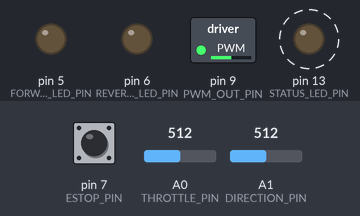
This sketch was run on a simulated Arduino Nano Every. Parts: switched loads named in the sketch (green lamp = pin HIGH), output pins drawn as LEDs (lit = HIGH). Dashed ring = blinking. The test bench sets the inputs (shaded band); at power-on: A1 (DIRECTION_PIN) = 512, pin 7 (ESTOP_PIN) HIGH, A0 (THROTTLE_PIN) = 512.

Above: at 1.2 s.
1.3 s: A1 (DIRECTION_PIN) set to 662
4.3 s: A1 (DIRECTION_PIN) set to 690
At 4.95 s:
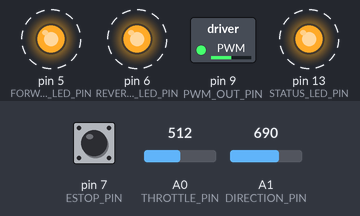
7.3 s: pin 7 (ESTOP_PIN) pulled LOW for 0.15 s
At 7.88 s:
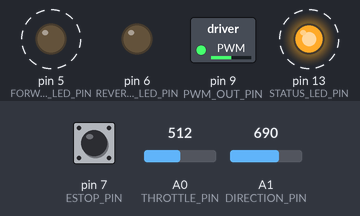
10.3 s: A0 (THROTTLE_PIN) set to 23
13.3 s: A0 (THROTTLE_PIN) set to 18
At 14.1 s:
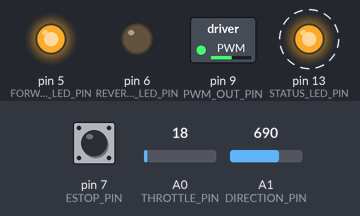
16.3 s: pin 7 (ESTOP_PIN) pulled LOW for 1 s
At 16.97 s:
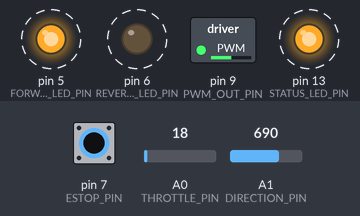
Timing chart, 0 to 20.3 s (numbered marks = the images above; inputs shaded):
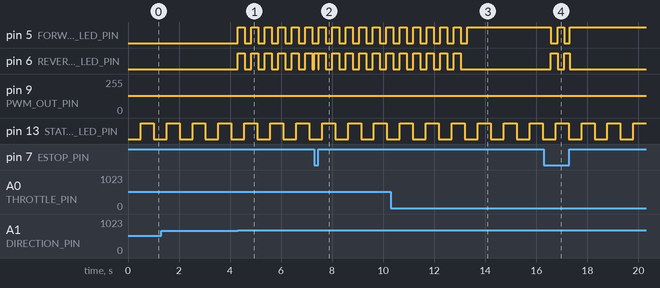

The sketch:

LocomotiveTestController_AnalogVoltage_Failsafe.ino
```cpp
/*
  LOCOMOTIVE TEST CONTROLLER
  Arduino Nano Every + Dual Sabertooth 2x60 (Analog Voltage, Independent Mode)

  No Dimension Engineering library required -- drives the Sabertooths with a
  real 0-5V analog voltage on S1/S2 (jumpered together at each board's
  terminal block), generated from a filtered + biased PWM output.

  Sabertooth DIP switches (SAME on both boards):
    1 = ON, 2 = ON   -> Analog voltage control mode
    3 = ON           -> Cutoff disabled (power-supply mode). Recommended for
                         two 12V lithium batteries in series with their own
                         internal BMS -- Sabertooth's own lithium cutoff
                         assumes bare series cells and may misjudge a
                         two-12V-pack-in-series configuration. Confirm your
                         batteries have BMS-level low-voltage protection.
    4 = OFF          -> Independent mode (S1 -> Motor 1, S2 -> Motor 2;
                         since S1/S2 are jumpered together at the terminal
                         block, both motors always get the same command)
    5 = ON           -> Linear response
    6 = ON           -> Full 0-5V input range (not 4x-sensitivity mode)

  0V = full reverse, 2.5V = stop, 5V = full forward on S1/S2.

  ---- Failsafes added in this version ----

    1) Graceful stop on direction-change events.
      When direction transitions from Forward/Reverse into Center, or
      rapidly flips Forward<->Reverse, the commanded speed ramps down
      smoothly to zero. Ramp time scales with current speed: full speed
      takes 2.5 seconds, lower speeds take proportionally less time.

  2) Re-arming interlock: whenever the direction switch moves OUT of
     center into Forward or Reverse, the throttle output stays locked at
     zero until the throttle pot is confirmed back at (or very near) its
     zero position, regardless of what direction is selected or what the
     pot is currently reading. Only once the pot has been seen at zero
     does the controller "arm" and start responding to the throttle
     normally. This also applies at power-on: if the direction switch
     happens to already be in Forward/Reverse and the throttle pot is
     not at zero when the board boots, the outputs stay locked at stop
     until the pot is brought to zero -- so an unexpected switch/pot
     position at startup can't cause unexpected motion either.

  3) E-stop input (D7, active low): pulling D7 low ramps the throttle to
     zero the same way a direction-switch change does, then locks it out
     the same way -- the pot must be brought back to zero (with D7 back
     high) before the throttle re-arms. While active, both direction LEDs
     blink back and forth.
*/

// ---------- Pin assignments ----------
const uint8_t THROTTLE_PIN = A0;  // 10k throttle pot wiper
const uint8_t DIRECTION_PIN = A1; // direction switch w/ 10k/10k divider
const uint8_t PWM_OUT_PIN = 9;    // -> R1/C1 filter -> jumpered S1/S2
const uint8_t STATUS_LED_PIN = 13;
const uint8_t FORWARD_LED_PIN = 5; // lit = forward, blinking = forward but throttle-locked
const uint8_t REVERSE_LED_PIN = 6; // lit = reverse, blinking = reverse but throttle-locked
const uint8_t ESTOP_PIN = 7;       // pulled low by e-stop circuit to trigger emergency stop

// ---------- Direction switch decoding ----------
enum Direction
{
  DIR_REVERSE,
  DIR_NEUTRAL,
  DIR_FORWARD
};

const int DIR_LOW_THRESHOLD = 340;  // below this = switch grounded = reverse
const int DIR_HIGH_THRESHOLD = 680; // above this = switch to +5V = forward

// ---------- Throttle shaping ----------
const int THROTTLE_DEADBAND = 15;     // ignore small pot noise near zero
                                      // when computing running speed
const int THROTTLE_ZERO_RAW_MAX = 20; // raw ADC value (0-1023) at/below
                                      // which the pot counts as "fully
                                      // counterclockwise" for re-arming

// ---------- PWM output ----------
// analogWrite() duty 0-255 maps linearly to the filtered 0-5V output.
const uint8_t PWM_STOP = 128; // ~2.5V = stop

// ---------- Interlock state ----------
// Starts locked so an unexpected switch/pot position at power-on can't
// cause immediate motion -- see failsafe #2 above.
bool throttleLocked = true;

// ---------- Direction-change deceleration ----------
const unsigned long MAX_CENTER_STOP_MS = 2500; // full-speed stop time
Direction previousDir = DIR_NEUTRAL;
bool centerStopRampActive = false;
int centerStopInitialSpeed = 0; // signed speed at ramp start
unsigned long centerStopStartMs = 0;
unsigned long centerStopDurationMs = 0;

// Tracks the most recent commanded speed so a direction change can ramp
// down from the actual current command rather than jumping to zero.
int lastCommandedSpeed = 0;

// ---------- E-stop state ----------
bool estopActive = false;
bool previousEstopActive = false;

// ---------- Heartbeat LED ----------
unsigned long lastBlinkMs = 0;
bool ledState = false;
const unsigned long BLINK_INTERVAL_MS = 500;

// ---------- Direction indicator LEDs ----------
unsigned long lastDirBlinkMs = 0;
bool dirLedBlinkState = false;
const unsigned long DIR_BLINK_INTERVAL_MS = 250;

void setup()
{
  pinMode(PWM_OUT_PIN, OUTPUT);
  analogWrite(PWM_OUT_PIN, PWM_STOP); // defined "stop" as early as possible

  pinMode(STATUS_LED_PIN, OUTPUT);

  pinMode(FORWARD_LED_PIN, OUTPUT);
  pinMode(REVERSE_LED_PIN, OUTPUT);

  pinMode(ESTOP_PIN, INPUT_PULLUP);
}

void loop()
{
  unsigned long now = millis();
  Direction dir = readDirection();
  estopActive = (digitalRead(ESTOP_PIN) == LOW);

  // Start a proportional ramp when entering center, reversing direction
  // quickly (FWD<->REV), or when the e-stop input is newly asserted.
  bool enteredCenter = (dir == DIR_NEUTRAL && previousDir != DIR_NEUTRAL);
  bool flippedDirection = (dir != DIR_NEUTRAL && previousDir != DIR_NEUTRAL && dir != previousDir);
  bool estopTriggered = (estopActive && !previousEstopActive);
  if (enteredCenter || flippedDirection || estopTriggered)
  {
    int startSpeed = lastCommandedSpeed;
    throttleLocked = true;

    if (startSpeed != 0)
    {
      centerStopRampActive = true;
      centerStopInitialSpeed = startSpeed;
      centerStopStartMs = now;
      centerStopDurationMs = (unsigned long)(((unsigned long)abs(startSpeed) * MAX_CENTER_STOP_MS + 63UL) / 127UL);
      if (centerStopDurationMs == 0)
      {
        centerStopDurationMs = 1;
      }
    }
    else
    {
      centerStopRampActive = false;
    }
  }

  // ---- Failsafe #2: re-arm only once the pot is confirmed at zero ----
  // (blocked entirely while the e-stop input is asserted)
  if (dir != DIR_NEUTRAL && throttleLocked && !estopActive && throttleAtZero())
  {
    throttleLocked = false;
  }

  int signedSpeed = 0;
  if (centerStopRampActive)
  {
    unsigned long elapsed = now - centerStopStartMs;
    if (elapsed >= centerStopDurationMs)
    {
      signedSpeed = 0;
      centerStopRampActive = false;
    }
    else
    {
      float progress = (float)elapsed / (float)centerStopDurationMs;
      signedSpeed = (int)(centerStopInitialSpeed * (1.0f - progress));
    }
  }
  else if (!throttleLocked)
  {
    signedSpeed = readThrottleSpeed(dir); // -127..127
  }
  // else: stays 0 -- either ramp completed, center-off, or waiting for
  // pot to zero out after a direction change.

  lastCommandedSpeed = signedSpeed;

  uint8_t duty = (uint8_t)constrain(PWM_STOP + signedSpeed, 0, 255);
  analogWrite(PWM_OUT_PIN, duty);

  previousDir = dir;
  previousEstopActive = estopActive;

  updateHeartbeat();
  updateDirectionLeds(dir, throttleLocked, estopActive, now);

  delay(20); // simple loop pacing
}

// Reads the direction switch via the A1 resistor-divider input and
// returns a clean three-state result.
Direction readDirection()
{
  int v = analogRead(DIRECTION_PIN);
  if (v < DIR_LOW_THRESHOLD)
    return DIR_REVERSE;
  if (v > DIR_HIGH_THRESHOLD)
    return DIR_FORWARD;
  return DIR_NEUTRAL;
}

// True when the throttle pot is at (or very near) its zero/counterclockwise
// end -- used only to decide when it's safe to re-arm after a direction
// change, not for normal speed calculation.
bool throttleAtZero()
{
  return analogRead(THROTTLE_PIN) <= THROTTLE_ZERO_RAW_MAX;
}

// Reads the throttle pot and returns a signed value in -127..127,
// applying the requested direction. Only called once the interlock has
// allowed the throttle to be "live."
int readThrottleSpeed(Direction dir)
{
  int raw = analogRead(THROTTLE_PIN);        // 0-1023
  int magnitude = map(raw, 0, 1023, 0, 127); // 0-127

  if (magnitude < map(THROTTLE_DEADBAND, 0, 1023, 0, 127))
  {
    magnitude = 0;
  }

  switch (dir)
  {
  case DIR_FORWARD:
    return magnitude;
  case DIR_REVERSE:
    return -magnitude;
  case DIR_NEUTRAL:
  default:
    return 0;
  }
}

// Blinks the status LED at a fixed rate to show the controller is alive
// and the main loop hasn't stalled.
void updateHeartbeat()
{
  unsigned long now = millis();
  if (now - lastBlinkMs >= BLINK_INTERVAL_MS)
  {
    lastBlinkMs = now;
    ledState = !ledState;
    digitalWrite(STATUS_LED_PIN, ledState ? HIGH : LOW);
  }
}

// Shows direction, throttle lock, and e-stop status through the LEDs.
void updateDirectionLeds(Direction dir, bool locked, bool estopActive, unsigned long now)
{
  if (estopActive)
  {
    if (now - lastDirBlinkMs >= DIR_BLINK_INTERVAL_MS)
    {
      lastDirBlinkMs = now;
      dirLedBlinkState = !dirLedBlinkState;
    }
    digitalWrite(FORWARD_LED_PIN, dirLedBlinkState ? HIGH : LOW);
    digitalWrite(REVERSE_LED_PIN, dirLedBlinkState ? LOW : HIGH);
    return;
  }

  if (dir == DIR_NEUTRAL)
  {
    digitalWrite(FORWARD_LED_PIN, LOW);
    digitalWrite(REVERSE_LED_PIN, LOW);
    return;
  }

  if (locked)
  {
    if (now - lastDirBlinkMs >= DIR_BLINK_INTERVAL_MS)
    {
      lastDirBlinkMs = now;
      dirLedBlinkState = !dirLedBlinkState;
    }
    digitalWrite(FORWARD_LED_PIN, dirLedBlinkState ? HIGH : LOW);
    digitalWrite(REVERSE_LED_PIN, dirLedBlinkState ? HIGH : LOW);
  }
  else
  {
    digitalWrite(FORWARD_LED_PIN, dir == DIR_FORWARD ? HIGH : LOW);
    digitalWrite(REVERSE_LED_PIN, dir == DIR_REVERSE ? HIGH : LOW);
  }
}

/*
  Note on stop speed: this sketch now applies a software direction-change
  ramp.
  The Sabertooth's own internal ramping still contributes to the final
  physical deceleration profile. If you need a harder/faster cutoff than
  that (e.g. a true emergency-stop that removes drive power immediately
  rather than ramping down), that requires a hardware addition -- for
  example a relay or MOSFET in the battery line to the Sabertooths,
  driven by an Arduino output whenever throttleLocked is true. Happy to
  design that in if you want it.
*/
```

Measured:
- the behaviour switches between 680 and 681 on A1 (DIRECTION_PIN) (found by bisection; images 0 and 1)
- the behaviour switches between 21 and 20 on A0 (THROTTLE_PIN) (found by bisection; images 2 and 3)
- after the input at 4.3 s, pin 5 (FORWARD_LED_PIN), pin 6 (REVERSE_LED_PIN): alternates HIGH for 0.26 s and LOW for 0.26 s, starting at once
- after the input at 13.3 s, pin 5 (FORWARD_LED_PIN): goes on until 13.3 s, then stays HIGH; pin 6 (REVERSE_LED_PIN): stops changing and stays LOW; pin 9 (PWM_OUT_PIN): 128/255 → 130/255 at once
- after the input at 16.3 s, pin 5 (FORWARD_LED_PIN): alternates HIGH for 0.26 s and LOW for 0.23 s, 4 changes in all, then stays HIGH, starting after 0.28 s; pin 6 (REVERSE_LED_PIN): alternates HIGH for 0.23 s and LOW for 0.26 s, 4 changes in all, then stays LOW, starting after 0.28 s; pin 9 (PWM_OUT_PIN): 130/255 → 128/255 at once, → 130/255 0.97 s later
- by itself, pin 13 (STATUS_LED_PIN): alternates HIGH for 0.51 s and LOW for 0.51 s
